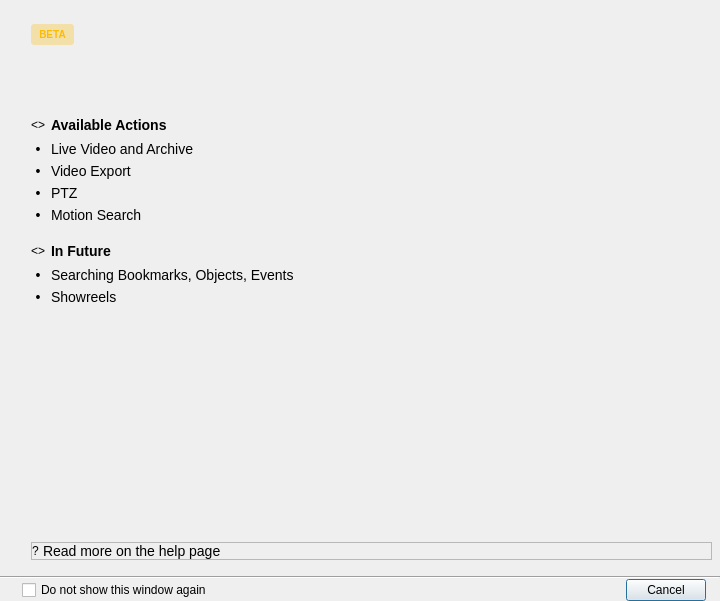
<?xml version="1.0" encoding="UTF-8"?>
<ui version="4.0">
 <class>CloudLayoutsIntroDialog</class>
 <widget class="QDialog" name="CloudLayoutsIntroDialog">
  <property name="geometry">
   <rect>
    <x>0</x>
    <y>0</y>
    <width>720</width>
    <height>601</height>
   </rect>
  </property>
  <property name="sizePolicy">
   <sizepolicy hsizetype="Fixed" vsizetype="Fixed">
    <horstretch>0</horstretch>
    <verstretch>0</verstretch>
   </sizepolicy>
  </property>
  <property name="windowTitle">
   <string>Introducing Cloud Layouts</string>
  </property>
  <layout class="QVBoxLayout" name="verticalLayout_2">
   <property name="spacing">
    <number>0</number>
   </property>
   <property name="leftMargin">
    <number>0</number>
   </property>
   <property name="topMargin">
    <number>0</number>
   </property>
   <property name="rightMargin">
    <number>0</number>
   </property>
   <property name="bottomMargin">
    <number>0</number>
   </property>
   <item>
    <layout class="QHBoxLayout" name="mainHorizontalLayout">
     <property name="spacing">
      <number>0</number>
     </property>
     <item>
      <widget class="QLabel" name="imageLabel">
       <property name="sizePolicy">
        <sizepolicy hsizetype="Maximum" vsizetype="Preferred">
         <horstretch>0</horstretch>
         <verstretch>0</verstretch>
        </sizepolicy>
       </property>
       <property name="text">
        <string notr="true">&lt;image placeholder&gt;</string>
       </property>
       <property name="scaledContents">
        <bool>true</bool>
       </property>
      </widget>
     </item>
     <item>
      <layout class="QVBoxLayout" name="verticalLayout">
       <property name="spacing">
        <number>8</number>
       </property>
       <property name="leftMargin">
        <number>24</number>
       </property>
       <property name="topMargin">
        <number>24</number>
       </property>
       <property name="rightMargin">
        <number>8</number>
       </property>
       <property name="bottomMargin">
        <number>16</number>
       </property>
       <item>
        <widget class="QLabel" name="betaLabel">
         <property name="sizePolicy">
          <sizepolicy hsizetype="Fixed" vsizetype="Fixed">
           <horstretch>0</horstretch>
           <verstretch>0</verstretch>
          </sizepolicy>
         </property>
         <property name="minimumSize">
          <size>
           <width>43</width>
           <height>21</height>
          </size>
         </property>
         <property name="styleSheet">
          <string notr="true">font-family: 'Roboto';
font-style: normal;
font-weight: 700;
font-size: 10px;
line-height: 12px;
text-align: center;
letter-spacing: 0.08em;
color: #FBBC05;
background: rgba(251, 188, 5, 0.3);
border-radius: 3px;</string>
         </property>
         <property name="text">
          <string>BETA</string>
         </property>
         <property name="alignment">
          <set>Qt::AlignCenter</set>
         </property>
        </widget>
       </item>
       <item>
        <widget class="QWidget" name="dummy" native="true"/>
       </item>
       <item>
        <widget class="QLabel" name="captionLabel">
         <property name="styleSheet">
          <string notr="true">font-family: 'Roboto';
font-style: normal;
font-weight: 500;
font-size: 24px;
line-height: 28px;</string>
         </property>
         <property name="text">
          <string notr="true">&lt;Introducing %1 layouts&gt;</string>
         </property>
        </widget>
       </item>
       <item>
        <widget class="QnWordWrappedLabel" name="descriptionLabel" native="true">
         <property name="styleSheet">
          <string notr="true">font-family: 'Roboto';
font-style: normal;
font-weight: 400;
font-size: 14px;
line-height: 18px;</string>
         </property>
        </widget>
       </item>
       <item>
        <widget class="QFrame" name="availableActionsFrame">
         <property name="minimumSize">
          <size>
           <width>0</width>
           <height>0</height>
          </size>
         </property>
         <layout class="QGridLayout" name="gridLayout">
          <property name="leftMargin">
           <number>0</number>
          </property>
          <property name="topMargin">
           <number>10</number>
          </property>
          <property name="rightMargin">
           <number>0</number>
          </property>
          <property name="bottomMargin">
           <number>0</number>
          </property>
          <item row="0" column="1">
           <widget class="QLabel" name="availableActionsLabel">
            <property name="styleSheet">
             <string notr="true">font-family: 'Roboto';
font-style: normal;
font-weight: 500;
font-size: 14px;
line-height: 16px;</string>
            </property>
            <property name="text">
             <string>Available Actions</string>
            </property>
           </widget>
          </item>
          <item row="1" column="0">
           <widget class="QLabel" name="bullet1">
            <property name="styleSheet">
             <string notr="true">font-family: 'Roboto';
font-style: normal;
font-weight: 400;
font-size: 14px;
line-height: 18px;</string>
            </property>
            <property name="text">
             <string notr="true">•</string>
            </property>
            <property name="alignment">
             <set>Qt::AlignCenter</set>
            </property>
           </widget>
          </item>
          <item row="2" column="0">
           <widget class="QLabel" name="bullet2">
            <property name="styleSheet">
             <string notr="true">font-family: 'Roboto';
font-style: normal;
font-weight: 400;
font-size: 14px;
line-height: 18px;</string>
            </property>
            <property name="text">
             <string notr="true">•</string>
            </property>
            <property name="alignment">
             <set>Qt::AlignCenter</set>
            </property>
           </widget>
          </item>
          <item row="2" column="1">
           <widget class="QLabel" name="availableAction2Label">
            <property name="styleSheet">
             <string notr="true">font-family: 'Roboto';
font-style: normal;
font-weight: 400;
font-size: 14px;
line-height: 18px;</string>
            </property>
            <property name="text">
             <string>Video Export</string>
            </property>
           </widget>
          </item>
          <item row="0" column="2">
           <spacer name="verticalSpacer_2">
            <property name="orientation">
             <enum>Qt::Vertical</enum>
            </property>
            <property name="sizeType">
             <enum>QSizePolicy::Fixed</enum>
            </property>
            <property name="sizeHint" stdset="0">
             <size>
              <width>20</width>
              <height>20</height>
             </size>
            </property>
           </spacer>
          </item>
          <item row="3" column="0">
           <widget class="QLabel" name="bullet3">
            <property name="styleSheet">
             <string notr="true">font-family: 'Roboto';
font-style: normal;
font-weight: 400;
font-size: 14px;
line-height: 18px;</string>
            </property>
            <property name="text">
             <string notr="true">•</string>
            </property>
            <property name="alignment">
             <set>Qt::AlignCenter</set>
            </property>
           </widget>
          </item>
          <item row="3" column="1">
           <widget class="QLabel" name="availableAction3Label">
            <property name="styleSheet">
             <string notr="true">font-family: 'Roboto';
font-style: normal;
font-weight: 400;
font-size: 14px;
line-height: 18px;</string>
            </property>
            <property name="text">
             <string>PTZ</string>
            </property>
           </widget>
          </item>
          <item row="1" column="1">
           <widget class="QLabel" name="availableAction1Label">
            <property name="styleSheet">
             <string notr="true">font-family: 'Roboto';
font-style: normal;
font-weight: 400;
font-size: 14px;
line-height: 18px;</string>
            </property>
            <property name="text">
             <string>Live Video and Archive</string>
            </property>
           </widget>
          </item>
          <item row="0" column="0">
           <widget class="QLabel" name="availableActionsIconLabel">
            <property name="sizePolicy">
             <sizepolicy hsizetype="Maximum" vsizetype="Preferred">
              <horstretch>0</horstretch>
              <verstretch>0</verstretch>
             </sizepolicy>
            </property>
            <property name="text">
             <string notr="true">&lt;&gt;</string>
            </property>
           </widget>
          </item>
          <item row="4" column="0">
           <widget class="QLabel" name="bullet4">
            <property name="styleSheet">
             <string notr="true">font-family: 'Roboto';
font-style: normal;
font-weight: 400;
font-size: 14px;
line-height: 18px;</string>
            </property>
            <property name="text">
             <string notr="true">•</string>
            </property>
            <property name="alignment">
             <set>Qt::AlignCenter</set>
            </property>
           </widget>
          </item>
          <item row="4" column="1">
           <widget class="QLabel" name="availableAction4Label">
            <property name="styleSheet">
             <string notr="true">font-family: 'Roboto';
font-style: normal;
font-weight: 400;
font-size: 14px;
line-height: 18px;</string>
            </property>
            <property name="text">
             <string>Motion Search</string>
            </property>
           </widget>
          </item>
         </layout>
        </widget>
       </item>
       <item>
        <widget class="QFrame" name="frame">
         <property name="minimumSize">
          <size>
           <width>0</width>
           <height>20</height>
          </size>
         </property>
         <layout class="QGridLayout" name="gridLayout_2">
          <property name="leftMargin">
           <number>0</number>
          </property>
          <property name="topMargin">
           <number>10</number>
          </property>
          <property name="rightMargin">
           <number>0</number>
          </property>
          <property name="bottomMargin">
           <number>0</number>
          </property>
          <item row="0" column="1">
           <widget class="QLabel" name="inFutureLabel">
            <property name="styleSheet">
             <string notr="true">font-family: 'Roboto';
font-style: normal;
font-weight: 500;
font-size: 14px;
line-height: 16px;</string>
            </property>
            <property name="text">
             <string>In Future</string>
            </property>
           </widget>
          </item>
          <item row="0" column="0">
           <widget class="QLabel" name="inFutureIconLabel">
            <property name="sizePolicy">
             <sizepolicy hsizetype="Maximum" vsizetype="Preferred">
              <horstretch>0</horstretch>
              <verstretch>0</verstretch>
             </sizepolicy>
            </property>
            <property name="text">
             <string notr="true">&lt;&gt;</string>
            </property>
           </widget>
          </item>
          <item row="0" column="2">
           <spacer name="verticalSpacer_3">
            <property name="orientation">
             <enum>Qt::Vertical</enum>
            </property>
            <property name="sizeType">
             <enum>QSizePolicy::Fixed</enum>
            </property>
            <property name="sizeHint" stdset="0">
             <size>
              <width>20</width>
              <height>20</height>
             </size>
            </property>
           </spacer>
          </item>
          <item row="2" column="1">
           <widget class="QLabel" name="inFuture2Label">
            <property name="styleSheet">
             <string notr="true">font-family: 'Roboto';
font-style: normal;
font-weight: 400;
font-size: 14px;
line-height: 18px;</string>
            </property>
            <property name="text">
             <string>Showreels</string>
            </property>
           </widget>
          </item>
          <item row="2" column="0">
           <widget class="QLabel" name="bullet6">
            <property name="styleSheet">
             <string notr="true">font-family: 'Roboto';
font-style: normal;
font-weight: 400;
font-size: 14px;
line-height: 18px;</string>
            </property>
            <property name="text">
             <string notr="true">•</string>
            </property>
            <property name="alignment">
             <set>Qt::AlignCenter</set>
            </property>
           </widget>
          </item>
          <item row="1" column="1">
           <widget class="QLabel" name="inFuture1Label">
            <property name="styleSheet">
             <string notr="true">font-family: 'Roboto';
font-style: normal;
font-weight: 400;
font-size: 14px;
line-height: 18px;</string>
            </property>
            <property name="text">
             <string>Searching Bookmarks, Objects, Events</string>
            </property>
           </widget>
          </item>
          <item row="1" column="0">
           <widget class="QLabel" name="bullet5">
            <property name="styleSheet">
             <string notr="true">font-family: 'Roboto';
font-style: normal;
font-weight: 400;
font-size: 14px;
line-height: 18px;</string>
            </property>
            <property name="text">
             <string notr="true">•</string>
            </property>
            <property name="alignment">
             <set>Qt::AlignCenter</set>
            </property>
           </widget>
          </item>
         </layout>
        </widget>
       </item>
       <item>
        <spacer name="verticalSpacer">
         <property name="orientation">
          <enum>Qt::Vertical</enum>
         </property>
         <property name="sizeHint" stdset="0">
          <size>
           <width>20</width>
           <height>40</height>
          </size>
         </property>
        </spacer>
       </item>
       <item>
        <widget class="QFrame" name="frame_2">
         <property name="minimumSize">
          <size>
           <width>0</width>
           <height>0</height>
          </size>
         </property>
         <property name="frameShape">
          <enum>QFrame::StyledPanel</enum>
         </property>
         <property name="frameShadow">
          <enum>QFrame::Raised</enum>
         </property>
         <layout class="QHBoxLayout" name="horizontalLayout_3">
          <property name="spacing">
           <number>4</number>
          </property>
          <property name="leftMargin">
           <number>0</number>
          </property>
          <property name="topMargin">
           <number>0</number>
          </property>
          <property name="rightMargin">
           <number>0</number>
          </property>
          <property name="bottomMargin">
           <number>0</number>
          </property>
          <item>
           <widget class="QLabel" name="helpIconLabel">
            <property name="sizePolicy">
             <sizepolicy hsizetype="Maximum" vsizetype="Preferred">
              <horstretch>0</horstretch>
              <verstretch>0</verstretch>
             </sizepolicy>
            </property>
            <property name="text">
             <string notr="true">?</string>
            </property>
           </widget>
          </item>
          <item>
           <widget class="QLabel" name="helpLabel">
            <property name="styleSheet">
             <string notr="true">font-family: 'Roboto';
font-style: normal;
font-weight: 400;
font-size: 14px;
line-height: 18px;</string>
            </property>
            <property name="text">
             <string>Read more on the help page</string>
            </property>
           </widget>
          </item>
         </layout>
        </widget>
       </item>
      </layout>
     </item>
    </layout>
   </item>
   <item>
    <widget class="QFrame" name="frame_3">
     <property name="frameShape">
      <enum>QFrame::HLine</enum>
     </property>
     <property name="frameShadow">
      <enum>QFrame::Sunken</enum>
     </property>
    </widget>
   </item>
   <item>
    <layout class="QHBoxLayout" name="bottomLineHorizontalLayout">
     <property name="leftMargin">
      <number>22</number>
     </property>
     <property name="topMargin">
      <number>0</number>
     </property>
     <property name="rightMargin">
      <number>14</number>
     </property>
     <property name="bottomMargin">
      <number>0</number>
     </property>
     <item>
      <widget class="QCheckBox" name="doNotShowAgainCheckBox">
       <property name="text">
        <string>Do not show this window again</string>
       </property>
      </widget>
     </item>
     <item>
      <widget class="QDialogButtonBox" name="buttonBox">
       <property name="standardButtons">
        <set>QDialogButtonBox::Cancel</set>
       </property>
      </widget>
     </item>
    </layout>
   </item>
  </layout>
 </widget>
 <customwidgets>
  <customwidget>
   <class>QnWordWrappedLabel</class>
   <extends>QWidget</extends>
   <header location="global">ui/widgets/word_wrapped_label.h</header>
   <container>1</container>
  </customwidget>
 </customwidgets>
 <resources/>
 <connections/>
</ui>
